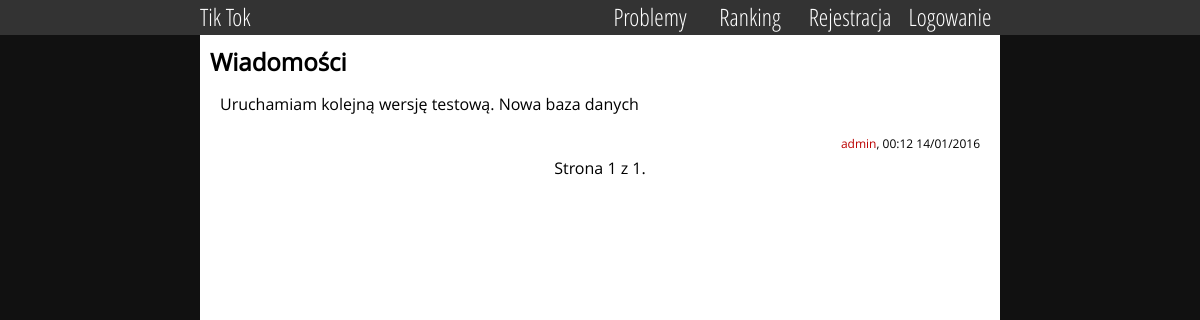
Page /news/ on the committed database.
### news/models.py (models this page shows, shortened)
class News(models.Model):
	content = models.TextField(default='')
	user = models.ForeignKey(User, default=1, null=True)
	pub_date = models.DateTimeField('date published')

### news/views.py (the view)
def index(request):
	news_list_total = News.objects.order_by('-pub_date')
	paginator = Paginator(news_list_total, 5)
	page = request.GET.get('page')
	try:
		news_list = paginator.page(page)
	except PageNotAnInteger:
		news_list = paginator.page(1)
	except EmptyPage:
		news_list = paginator.page(paginator.num_pages)
	return render(request, 'news/index.html', {'news_list': news_list})

### news/templates/news/index.html (shortened to what this page needs)
{% extends 'base.html' %}
{% block header %}Wiadomości{% endblock %}
{% block content %}
{% if news_list %}
    {% for news in news_list %}
        <p class="news">
            {{news.content |safe | linebreaks}}
        </p>
        <p class="newsDetail">
            <a href="{% url 'user:detail' news.user.id%}"> {{ news.user.username }}</a>, {{news.pub_date|date:"H:i d/m/Y"}}
        </p>
    {% endfor %}
    <div class="pagination">
    <span class="step-links">
        <span class="current">
            Strona {{ news_list.number }} z {{ news_list.paginator.num_pages }}.
        </span>
    </span>
</div>
{% else %}
    <p>Brak wiadomości.</p>
{% endif %}
{% endblock %}

### static/css/style.css (style rules this page uses)
html { overflow-y:scroll; }
html, body { margin: 0; padding: 0; height: 100%; min-height: 100%; }
a { text-decoration: none; color: #B00; }
#contentPage p { margin: 0; padding-left: 20px; padding-right: 20px; padding-top: 5px; padding-bottom:5px; }
.newsDetail { text-align: right; font-size: 12px; }
.pagination { text-align: center; width:100%; margin-bottom:10px; }

### rows in the picture
News: content "Uruchamiam kolejną wersję testową. Nowa baza danych", user.username "admin", pub_date "00:12 14/01/2016"

### other values in the picture
{{ news_list.number }} "1"
{{ news_list.paginator.num_pages }} "1"
